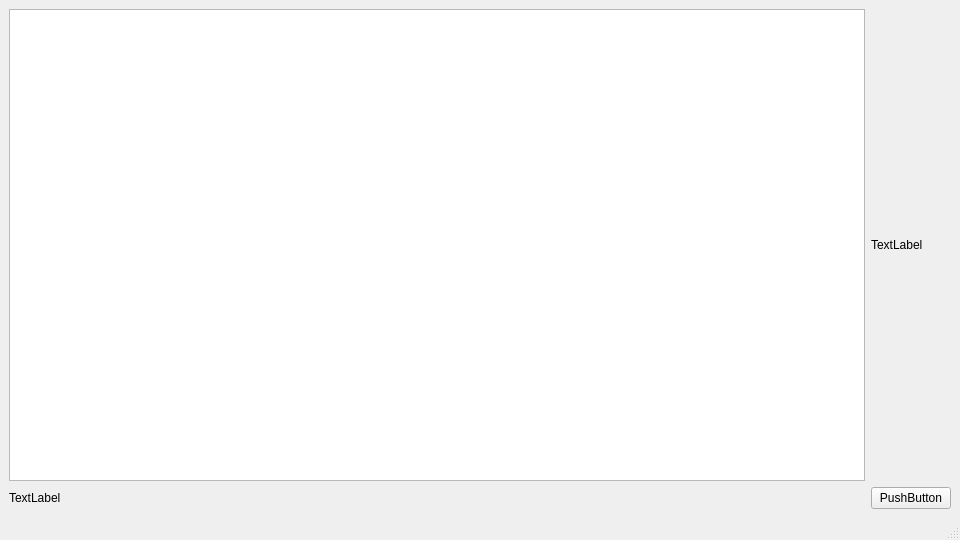
<?xml version="1.0" encoding="UTF-8"?>
<ui version="4.0">
 <class>MainWindow</class>
 <widget class="QMainWindow" name="MainWindow">
  <property name="geometry">
   <rect>
    <x>0</x>
    <y>0</y>
    <width>960</width>
    <height>540</height>
   </rect>
  </property>
  <property name="windowTitle">
   <string>MainWindow</string>
  </property>
  <widget class="QWidget" name="centralwidget">
   <layout class="QGridLayout" name="gridLayout">
    <item row="2" column="0">
     <layout class="QGridLayout" name="gridLayout_2">
      <item row="0" column="2">
       <widget class="QLabel" name="label">
        <property name="text">
         <string>TextLabel</string>
        </property>
       </widget>
      </item>
      <item row="0" column="1">
       <widget class="QGraphicsView" name="graphicsView"/>
      </item>
      <item row="1" column="1">
       <widget class="QLabel" name="label_2">
        <property name="text">
         <string>TextLabel</string>
        </property>
       </widget>
      </item>
      <item row="1" column="2">
       <widget class="QPushButton" name="pushButton">
        <property name="text">
         <string>PushButton</string>
        </property>
       </widget>
      </item>
     </layout>
    </item>
   </layout>
  </widget>
  <widget class="QMenuBar" name="menubar">
   <property name="geometry">
    <rect>
     <x>0</x>
     <y>0</y>
     <width>960</width>
     <height>25</height>
    </rect>
   </property>
  </widget>
  <widget class="QStatusBar" name="statusbar"/>
 </widget>
 <resources/>
 <connections/>
</ui>
